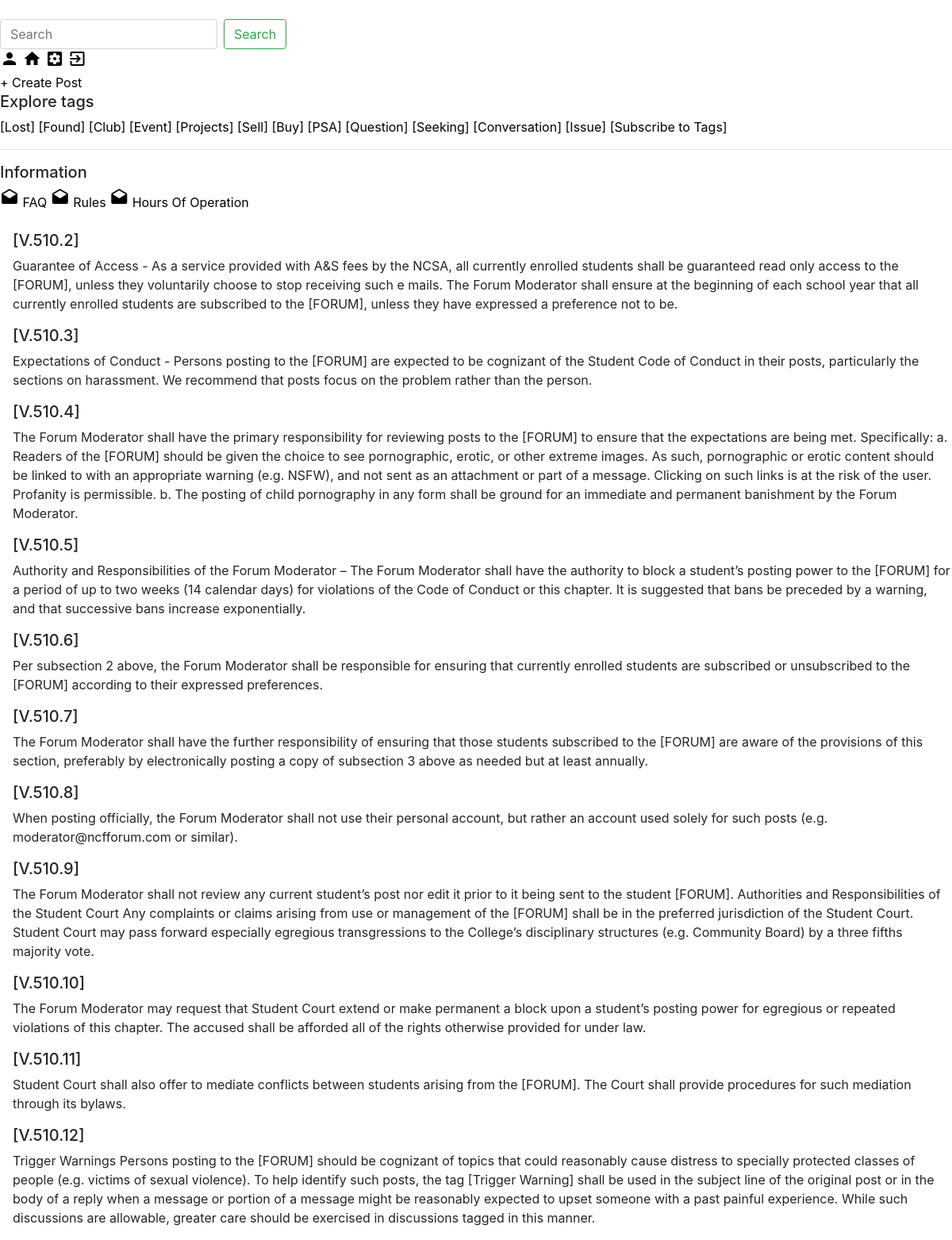
Page /info/info/rules (signed in) on the committed database.
### posts/models.py (models this page shows)
class Tag(models.Model):
	title = models.CharField(max_length=100)
	def __str__(self):
		return self.title

### info/models.py (models this page shows, shortened)
class Rule(models.Model):
	rule = models.CharField(max_length=100)
	content = models.TextField()

### info/views.py (the view)
# urls.py: path('info/rules', views.rules, name='info-rules'),
def rules(request):
	context={
		'rules': Rule.objects.all(),
		'tags': Tag.objects.all(),
	}
	return render(request, 'info/rule_list.html', context)

### info/templates/info/rule_list.html
{% extends "posts/base.html" %}
{% block content %}
<div class="pt-4 ml-3">
{% for rule in rules %}
	<h5>[{{rule.rule}}]</h5>
	<p>{{ rule.content }}</p>
{% endfor %}
</div>
{% endblock content %}

### posts/templates/posts/base.html (shortened to what this page needs)
{% load static %}
<!doctype html>
<html lang="en">
<head>
<link rel="stylesheet" href="https://maxcdn.bootstrapcdn.com/bootstrap/4.0.0/css/bootstrap.min.css">
<link rel="stylesheet" type="text/css" href="{% static 'posts/main.css' %}">
<link rel="stylesheet" href="https://code.getmdl.io/1.3.0/material.indigo-pink.min.css">
<link href="https://unpkg.com/material-components-web@latest/dist/material-components-web.min.css" rel="stylesheet">
<link href="{% static '/css/main.css' %}" rel="stylesheet" type="text/css">
</head>
<body>
	<header class="mdc-top-app-bar mdc-top-app-bar--prominent mdc-top-app-bar--dense">
		<div class="mdc-top-app-bar__row">
			<section class="mdc-top-app-bar__section mdc-top-app-bar__section--align-start">
				<span class="mdc-top-app-bar__title"><a class="logo" href="{% url 'posts-home' %}">[New Forum]</a></span>
			</section>
			{% if user.is_authenticated %}
			<form class="form-inline" action="{% url 'posts-search' %}">
		      <input class="form-control mr-2" type="get" name="q" value="{{request.GET.q}}" placeholder="Search" aria-label="Search">
		      <button class="btn btn-outline-success my-2 my-sm-0" type="submit">Search</button>
		    </form>
				<section class="mdc-top-app-bar__section mdc-top-app-bar__section--align-end">
			      <a class="mdc-icon-button material-icons mdc-top-app-bar__action-item--unbounded" href="{% url 'users-profile' %}" role="button"><i class="material-icons">person</i></a>
			      <a class="mdc-icon-button material-icons mdc-top-app-bar__action-item--unbounded" href="{% url 'posts-home' %}" role="button"><i class="material-icons">home</i></a>
			      <a class="mdc-icon-button material-icons mdc-top-app-bar__action-item--unbounded" href="{% url 'posts-settings' %}" role="button"><i class="material-icons">settings_applications</i></a>
			      <a class="mdc-icon-button material-icons mdc-top-app-bar__action-item--unbounded" href="{% url 'logout' %}" role="button"><i class="material-icons">exit_to_app</i></a>
			    </section>
		    {% else %}
		    	<section class="mdc-top-app-bar__section mdc-top-app-bar__section--align-end">
			      <a class="mdc-icon-button material-icons mdc-top-app-bar__action-item--unbounded" href="{% url 'login'%}" role="button"><i class="material-icons">person</i></a>
			    </section>
		    {% endif %}
		</div>
	</header>
	<div class="mdc-layout-grid">
		<div class="mdc-layout-grid__inner">
				<div class="mdc-layout-grid__cell--span-2">
					{% if user.is_authenticated %}
						<aside class="mdc-drawer">
						  <div class="mdc-drawer__content">
						    <nav class="mdc-list">
						      <a class="mdc-fab mdc-fab--extended" href="{% url 'posts-create' %}">+ Create Post</a>
	      					  <h5 class="mdc-list-group__subheader">Explore tags</h5>
						      {% for tag in tags %}
						        <a class="mdc-list-item" href="{% url 'posts-view-tags' tag.title %}">
						          <span class="mdc-list-item__text">[{{tag}}]</span>
						        </a>
							  {% endfor %}
							  <a class="mdc-list-item" href="{% url 'tag-subscribe' %}">
						          <span class="mdc-list-item__text">[Subscribe to Tags]</span>
						        </a>
						      <hr class="mdc-list-divider">
	      					  <h5 class="mdc-list-group__subheader">Information</h5>
	      					  <a class="mdc-list-item" href="{% url 'info-FAQ' %}">
						        <i class="material-icons mdc-list-item__graphic" aria-hidden="true">drafts</i>
						        <span class="mdc-list-item__text">FAQ</span>
						      </a>
						      <a class="mdc-list-item" href="{% url 'info-rules' %}">
						        <i class="material-icons mdc-list-item__graphic" aria-hidden="true">drafts</i>
						        <span class="mdc-list-item__text">Rules</span>
						      </a>
						      <a class="mdc-list-item" href="{% url 'info-hours' %}">
						        <i class="material-icons mdc-list-item__graphic" aria-hidden="true">drafts</i>
						        <span class="mdc-list-item__text">Hours Of Operation</span>
						      </a>
						    </nav>
						  </div>
						</aside>
					{% endif %}
				</div>
				{% if user.is_authenticated %}
					<div class="mdc-layout-grid__cell--span-10">
				{% else %}
					<div class="mdc-layout-grid__cell--span-5">
				{% endif %}
						{% block content %}{% endblock %}
					</div>
			</div>
		</div>
</body>
</html>

### static/css/main.css (style rules this page uses)
:root { --mdc-theme-primary: #c49000; --mdc-theme-secondary: #1e88e5; --mdc-theme-background: black; --mdc-theme-surface: #fff; --mdc-theme-error: orange; --mdc-theme-on-primary: red; --mdc-theme-on-secondary: #fff; --mdc-theme-on-surface: yellow; --mdc-theme-on-error: #fff; --mdc-theme-text-primary-on-background: rgba(0, 0, 0, 0.87); --mdc-theme-text-secondary-on-background: rgba(0, 0, 0, 0.54); --mdc-theme-text-hint-on-background: rgba(0, 0, 0, 0.38); --mdc-theme-text-disabled-on-background: yellow; --mdc-theme-text-icon-on-background: rgba(0, 0, 0, 0.38); --mdc-theme-text-primary-on-light: rgba(0, 0, 0, 0.87); --mdc-theme-text-secondary-on-light: rgba(0, 0, 0, 0.54); --mdc-theme-text-hint-on-light: rgba(0, 0, 0, 0.38); --mdc-theme-text-disabled-on-light: rgba(0, 0, 0, 0.38); --mdc-theme-text-icon-on-light: rgba(0, 0, 0, 0.38); --mdc-theme-text-primary-on-dark: white; --mdc-theme-text-secondary-on-dark: rgba(255, 255, 255, 0.7); --mdc-theme-text-hint-on-dark: rgba(255, 255, 255, 0.5); --mdc-theme-text-disabled-on-dark: rgba(255, 255, 255, 0.5); --mdc-theme-text-icon-on-dark: rgba(255, 255, 255, 0.5); }
.form-control { width: 400px; }
.logo { color: white; }
a { color: black; }

### rows in the picture
Tag: title "Lost"
Tag: title "Found"
Tag: title "Club"
Tag: title "Event"
Tag: title "Projects"
Tag: title "Sell"
Tag: title "Buy"
Tag: title "PSA"
Tag: title "Question"
Tag: title "Seeking"
Tag: title "Conversation"
Tag: title "Issue"
Rule: rule "V.510.2", content "Guarantee of Access - As a service provided with A&S fees by the NCSA, all currently enrolled students shall be guaranteed read only access to the [FORUM], unless they voluntarily choose to stop receiving such e mails. The Forum Moderator shall ensure at the beginning of each school year that all currently enrolled students are subscribed to the [FORUM], unless they have expressed a preference not to be."
Rule: rule "V.510.3", content "Expectations of Conduct - Persons posting to the [FORUM] are expected to be cognizant of the Student Code of Conduct in their posts, particularly the sections on harassment. We recommend that posts focus on the problem rather than the person."
Rule: rule "V.510.4", content "The Forum Moderator shall have the primary responsibility for reviewing posts to the [FORUM] to ensure that the expectations are being met. Specifically: a. Readers of the [FORUM] should be given the choice to see pornographic, erotic, or other extreme images. As such, pornographic or erotic content should be linked to with an appropriate warning (e.g. NSFW), and not sent as an attachment or part of a message. Clicking on such links is at the risk of the user. Profanity is permissible. b. The posting of child pornography in any form shall be ground for an immediate and permanent banishment by the Forum Moderator."
Rule: rule "V.510.5", content "Authority and Responsibilities of the Forum Moderator – The Forum Moderator shall have the authority to block a student’s posting power to the [FORUM] for a period of up to two weeks (14 calendar days) for violations of the Code of Conduct or this chapter. It is suggested that bans be preceded by a warning, and that successive bans increase exponentially."
Rule: rule "V.510.6", content "Per subsection 2 above, the Forum Moderator shall be responsible for ensuring that currently enrolled students are subscribed or unsubscribed to the [FORUM] according to their expressed preferences."
Rule: rule "V.510.7", content "The Forum Moderator shall have the further responsibility of ensuring that those students subscribed to the [FORUM] are aware of the provisions of this section, preferably by electronically posting a copy of subsection 3 above as needed but at least annually."
Rule: rule "V.510.8", content "When posting officially, the Forum Moderator shall not use their personal account, but rather an account used solely for such posts (e.g. moderator@ncfforum.com or similar)."
Rule: rule "V.510.9", content "The Forum Moderator shall not review any current student’s post nor edit it prior to it being sent to the student [FORUM]. Authorities and Responsibilities of the Student Court Any complaints or claims arising from use or management of the [FORUM] shall be in the preferred jurisdiction of the Student Court. Student Court may pass forward especially egregious transgressions to the College’s disciplinary structures (e.g. Community Board) by a three fifths majority vote."
Rule: rule "V.510.10", content "The Forum Moderator may request that Student Court extend or make permanent a block upon a student’s posting power for egregious or repeated violations of this chapter. The accused shall be afforded all of the rights otherwise provided for under law."
Rule: rule "V.510.11", content "Student Court shall also offer to mediate conflicts between students arising from the [FORUM]. The Court shall provide procedures for such mediation through its bylaws."
Rule: rule "V.510.12", content "Trigger Warnings Persons posting to the [FORUM] should be cognizant of topics that could reasonably cause distress to specially protected classes of people (e.g. victims of sexual violence). To help identify such posts, the tag [Trigger Warning] shall be used in the subject line of the original post or in the body of a reply when a message or portion of a message might be reasonably expected to upset someone with a past painful experience. While such discussions are allowable, greater care should be exercised in discussions tagged in this manner."
